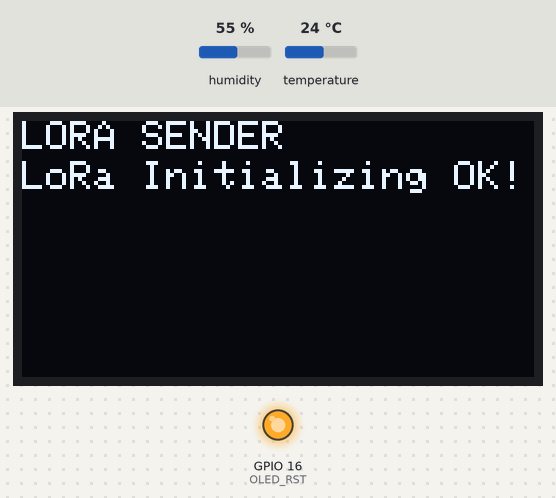
The sketch below on a simulated ESP32. Parts: 128×64 one-colour display, output pins drawn as LEDs (lit = HIGH). The inputs (shaded band) are chosen by the test bench; at power-on: humidity 55 %, temperature 24 °C. No radio packets arrive unless stated; what the sketch prints to the serial monitor is not drawn.

Above: at 0.2 s.

The sketch:

LoraSender.ino
```cpp
//Libraries for LoRa
#include <SPI.h>
#include <LoRa.h>

//Libraries for OLED Display
#include <Wire.h>
#include <Adafruit_GFX.h>
#include <Adafruit_SSD1306.h>

#include "DHT.h"

//define the pins used by the LoRa transceiver module
#define SCK 5
#define MISO 19
#define MOSI 27
#define SS 18
#define RST 14
#define DIO0 26

//433E6 for Asia
//866E6 for Europe
//915E6 for North America
#define BAND 866E6

//OLED pins
#define OLED_SDA 4
#define OLED_SCL 15
#define OLED_RST 16
#define SCREEN_WIDTH 128 // OLED display width, in pixels
#define SCREEN_HEIGHT 64 // OLED display height, in pixels


// Uncomment whatever type you're using!
#define DHTTYPE DHT11   // DHT 11

const int DHTPin = 17;     // what digital pin we're connected to

//packet counter
int counter = 0;

DHT dht(DHTPin, DHTTYPE);

Adafruit_SSD1306 display(SCREEN_WIDTH, SCREEN_HEIGHT, &Wire, OLED_RST);

void setup() {

  //reset OLED display via software
  pinMode(OLED_RST, OUTPUT);
  digitalWrite(OLED_RST, LOW);
  delay(20);
  digitalWrite(OLED_RST, HIGH);

  //initialize OLED
  Wire.begin(OLED_SDA, OLED_SCL);
  if(!display.begin(SSD1306_SWITCHCAPVCC, 0x3c, false, false)) { // Address 0x3C for 128x32
    Serial.println(F("SSD1306 allocation failed"));
    for(;;); // Don't proceed, loop forever
  }

  display.clearDisplay();
  display.setTextColor(WHITE);
  display.setTextSize(1);
  display.setCursor(0,0);
  display.print("LORA SENDER ");
  display.display();

  //initialize Serial Monitor
  Serial.begin(115200);

  Serial.println("LoRa Sender Test");

  //SPI LoRa pins
  SPI.begin(SCK, MISO, MOSI, SS);
  //setup LoRa transceiver module
  LoRa.setPins(SS, RST, DIO0);

  if (!LoRa.begin(BAND)) {
    Serial.println("Starting LoRa failed!");
    while (1);
  }
  Serial.println("LoRa Initializing OK!");
  display.setCursor(0,10);
  display.print("LoRa Initializing OK!");
  display.display();
  delay(2000);

     Serial.println("DHTxx test!");

   dht.begin();
}

void loop() {


     // Wait a few seconds between measurements.
   delay(2000);

   // Reading temperature or humidity takes about 250 milliseconds!
   float h = dht.readHumidity();
   float t = dht.readTemperature();

   if (isnan(h) || isnan(t)) {
      Serial.println("Failed to read from DHT sensor!");
      return;

  //Send LoRa packet to receiver
  LoRa.beginPacket();
  LoRa.print("hello ");
  LoRa.print(counter);
  LoRa.endPacket();

  display.clearDisplay();
  display.setCursor(0,0);
  display.println("LORA SENDER");
  display.setCursor(0,20);
  display.setTextSize(1);
  display.print("Neurketak: ");
  display.setCursor(0,30);
  display.print("Humidity: ");
  display.print(h);
  display.print(" %\t");
  display.setCursor(0,30);
  display.print("Temperature: ");
  display.print(t);
  display.print(" *C ");
  display.display();


  delay(10000);

   }


   Serial.print("Humidity: ");
   Serial.print(h);
   Serial.print(" %\t");
   Serial.print("Temperature: ");
   Serial.print(t);
   Serial.println(" *C ");
}
```
